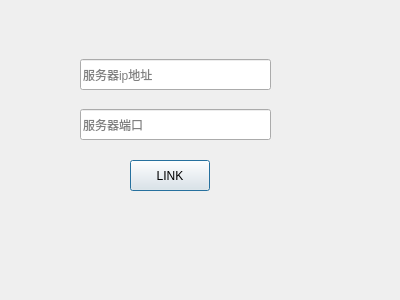
<?xml version="1.0" encoding="UTF-8"?>
<ui version="4.0">
 <class>LINKSERVERVIEW</class>
 <widget class="QDialog" name="LINKSERVERVIEW">
  <property name="geometry">
   <rect>
    <x>0</x>
    <y>0</y>
    <width>400</width>
    <height>300</height>
   </rect>
  </property>
  <property name="windowTitle">
   <string>Dialog</string>
  </property>
  <widget class="QLineEdit" name="serverIp">
   <property name="geometry">
    <rect>
     <x>80</x>
     <y>59</y>
     <width>191</width>
     <height>31</height>
    </rect>
   </property>
   <property name="placeholderText">
    <string>服务器ip地址</string>
   </property>
  </widget>
  <widget class="QLineEdit" name="serverPort">
   <property name="geometry">
    <rect>
     <x>80</x>
     <y>109</y>
     <width>191</width>
     <height>31</height>
    </rect>
   </property>
   <property name="placeholderText">
    <string>服务器端口</string>
   </property>
  </widget>
  <widget class="QPushButton" name="linkServer">
   <property name="geometry">
    <rect>
     <x>130</x>
     <y>160</y>
     <width>80</width>
     <height>31</height>
    </rect>
   </property>
   <property name="text">
    <string>LINK</string>
   </property>
  </widget>
 </widget>
 <resources/>
 <connections/>
</ui>
